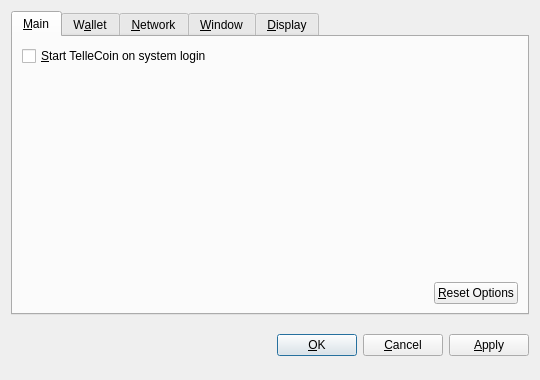
<?xml version="1.0" encoding="UTF-8"?>
<ui version="4.0">
 <class>OptionsDialog</class>
 <widget class="QDialog" name="OptionsDialog">
  <property name="geometry">
   <rect>
    <x>0</x>
    <y>0</y>
    <width>540</width>
    <height>380</height>
   </rect>
  </property>
  <property name="windowTitle">
   <string>Options</string>
  </property>
  <property name="modal">
   <bool>true</bool>
  </property>
  <layout class="QVBoxLayout" name="verticalLayout">
   <item>
    <widget class="QTabWidget" name="tabWidget">
     <property name="tabPosition">
      <enum>QTabWidget::North</enum>
     </property>
     <property name="currentIndex">
      <number>0</number>
     </property>
     <widget class="QWidget" name="tabMain">
      <attribute name="title">
       <string>&amp;Main</string>
      </attribute>
      <layout class="QVBoxLayout" name="verticalLayout_Main">
       <item>
        <widget class="QCheckBox" name="bitcoinAtStartup">
         <property name="toolTip">
          <string>Automatically start TelleCoin after logging in to the system.</string>
         </property>
         <property name="text">
          <string>&amp;Start TelleCoin on system login</string>
         </property>
        </widget>
       </item>
       <item>
        <spacer name="verticalSpacer_Main">
         <property name="orientation">
          <enum>Qt::Vertical</enum>
         </property>
         <property name="sizeHint" stdset="0">
          <size>
           <width>20</width>
           <height>40</height>
          </size>
         </property>
        </spacer>
       </item>
       <item>
        <layout class="QHBoxLayout" name="horizontalLayout_2_Main">
         <item>
          <spacer name="horizontalSpacer_2_Main">
           <property name="orientation">
            <enum>Qt::Horizontal</enum>
           </property>
           <property name="sizeHint" stdset="0">
            <size>
             <width>40</width>
             <height>20</height>
            </size>
           </property>
          </spacer>
         </item>
         <item>
          <widget class="QPushButton" name="resetButton">
           <property name="toolTip">
            <string>Reset all client options to default.</string>
           </property>
           <property name="text">
            <string>&amp;Reset Options</string>
           </property>
           <property name="autoDefault">
            <bool>false</bool>
           </property>
          </widget>
         </item>
        </layout>
       </item>
      </layout>
     </widget>
     <widget class="QWidget" name="tabWallet">
      <attribute name="title">
       <string>W&amp;allet</string>
      </attribute>
      <layout class="QVBoxLayout" name="verticalLayout_Network">
       <item>
        <widget class="QLabel" name="transactionFeeInfoLabel">
         <property name="text">
          <string>Optional transaction fee per kB that helps make sure your transactions are processed quickly. Most transactions are 1 kB.</string>
         </property>
         <property name="textFormat">
          <enum>Qt::PlainText</enum>
         </property>
         <property name="wordWrap">
          <bool>true</bool>
         </property>
        </widget>
       </item>
       <item>
        <layout class="QHBoxLayout" name="horizontalLayout_1_Main">
         <item>
          <widget class="QLabel" name="transactionFeeLabel">
           <property name="text">
            <string>Pay transaction &amp;fee</string>
           </property>
           <property name="textFormat">
            <enum>Qt::PlainText</enum>
           </property>
           <property name="buddy">
            <cstring>transactionFee</cstring>
           </property>
          </widget>
         </item>
         <item>
          <widget class="BitcoinAmountField" name="transactionFee"/>
         </item>
         <item>
          <spacer name="horizontalSpacer_1_Main">
           <property name="orientation">
            <enum>Qt::Horizontal</enum>
           </property>
           <property name="sizeHint" stdset="0">
            <size>
             <width>40</width>
             <height>20</height>
            </size>
           </property>
          </spacer>
         </item>
        </layout>
       </item>
       <item>
        <widget class="QLabel" name="label">
         <property name="text">
          <string>If you disable the spending of unconfirmed change, the change from a transaction cannot be used until that transaction has at least one confirmation. This also affects how your balance is computed.</string>
         </property>
         <property name="wordWrap">
          <bool>true</bool>
         </property>
        </widget>
       </item>
       <item>
        <widget class="QCheckBox" name="spendZeroConfChange">
         <property name="text">
          <string>Spend unconfirmed change  (experts only)</string>
         </property>
        </widget>
       </item>
       <item>
        <spacer name="verticalSpacer">
         <property name="orientation">
          <enum>Qt::Vertical</enum>
         </property>
         <property name="sizeHint" stdset="0">
          <size>
           <width>20</width>
           <height>40</height>
          </size>
         </property>
        </spacer>
       </item>
      </layout>
     </widget>
     <widget class="QWidget" name="tabNetwork">
      <attribute name="title">
       <string>&amp;Network</string>
      </attribute>
      <layout class="QVBoxLayout" name="verticalLayout_Network">
       <item>
        <widget class="QCheckBox" name="mapPortUpnp">
         <property name="toolTip">
          <string>Automatically open the TelleCoin client port on the router. This only works when your router supports UPnP and it is enabled.</string>
         </property>
         <property name="text">
          <string>Map port using &amp;UPnP</string>
         </property>
        </widget>
       </item>
       <item>
        <widget class="QCheckBox" name="connectSocks">
         <property name="toolTip">
          <string>Connect to the TelleCoin network through a SOCKS proxy (e.g. when connecting through Tor).</string>
         </property>
         <property name="text">
          <string>&amp;Connect through SOCKS proxy:</string>
         </property>
        </widget>
       </item>
       <item>
        <layout class="QHBoxLayout" name="horizontalLayout_Network">
         <item>
          <widget class="QLabel" name="proxyIpLabel">
           <property name="text">
            <string>Proxy &amp;IP:</string>
           </property>
           <property name="textFormat">
            <enum>Qt::PlainText</enum>
           </property>
           <property name="buddy">
            <cstring>proxyIp</cstring>
           </property>
          </widget>
         </item>
         <item>
          <widget class="QValidatedLineEdit" name="proxyIp">
           <property name="maximumSize">
            <size>
             <width>140</width>
             <height>16777215</height>
            </size>
           </property>
           <property name="toolTip">
            <string>IP address of the proxy (e.g. 127.0.0.1)</string>
           </property>
          </widget>
         </item>
         <item>
          <widget class="QLabel" name="proxyPortLabel">
           <property name="text">
            <string>&amp;Port:</string>
           </property>
           <property name="textFormat">
            <enum>Qt::PlainText</enum>
           </property>
           <property name="buddy">
            <cstring>proxyPort</cstring>
           </property>
          </widget>
         </item>
         <item>
          <widget class="QLineEdit" name="proxyPort">
           <property name="maximumSize">
            <size>
             <width>55</width>
             <height>16777215</height>
            </size>
           </property>
           <property name="toolTip">
            <string>Port of the proxy (e.g. 9050)</string>
           </property>
          </widget>
         </item>
         <item>
          <widget class="QLabel" name="socksVersionLabel">
           <property name="text">
            <string>SOCKS &amp;Version:</string>
           </property>
           <property name="textFormat">
            <enum>Qt::PlainText</enum>
           </property>
           <property name="buddy">
            <cstring>socksVersion</cstring>
           </property>
          </widget>
         </item>
         <item>
          <widget class="QValueComboBox" name="socksVersion">
           <property name="toolTip">
            <string>SOCKS version of the proxy (e.g. 5)</string>
           </property>
          </widget>
         </item>
         <item>
          <spacer name="horizontalSpacer_Network">
           <property name="orientation">
            <enum>Qt::Horizontal</enum>
           </property>
           <property name="sizeHint" stdset="0">
            <size>
             <width>40</width>
             <height>20</height>
            </size>
           </property>
          </spacer>
         </item>
        </layout>
       </item>
       <item>
        <spacer name="verticalSpacer_Network">
         <property name="orientation">
          <enum>Qt::Vertical</enum>
         </property>
         <property name="sizeHint" stdset="0">
          <size>
           <width>20</width>
           <height>40</height>
          </size>
         </property>
        </spacer>
       </item>
      </layout>
     </widget>
     <widget class="QWidget" name="tabWindow">
      <attribute name="title">
       <string>&amp;Window</string>
      </attribute>
      <layout class="QVBoxLayout" name="verticalLayout_Window">
       <item>
        <widget class="QCheckBox" name="minimizeToTray">
         <property name="toolTip">
          <string>Show only a tray icon after minimizing the window.</string>
         </property>
         <property name="text">
          <string>&amp;Minimize to the tray instead of the taskbar</string>
         </property>
        </widget>
       </item>
       <item>
        <widget class="QCheckBox" name="minimizeOnClose">
         <property name="toolTip">
          <string>Minimize instead of exit the application when the window is closed. When this option is enabled, the application will be closed only after selecting Quit in the menu.</string>
         </property>
         <property name="text">
          <string>M&amp;inimize on close</string>
         </property>
        </widget>
       </item>
       <item>
        <spacer name="verticalSpacer_Window">
         <property name="orientation">
          <enum>Qt::Vertical</enum>
         </property>
         <property name="sizeHint" stdset="0">
          <size>
           <width>20</width>
           <height>40</height>
          </size>
         </property>
        </spacer>
       </item>
      </layout>
     </widget>
     <widget class="QWidget" name="tabDisplay">
      <attribute name="title">
       <string>&amp;Display</string>
      </attribute>
      <layout class="QVBoxLayout" name="verticalLayout_Display">
       <item>
        <layout class="QHBoxLayout" name="horizontalLayout_1_Display">
         <item>
          <widget class="QLabel" name="langLabel">
           <property name="text">
            <string>User Interface &amp;language:</string>
           </property>
           <property name="textFormat">
            <enum>Qt::PlainText</enum>
           </property>
           <property name="buddy">
            <cstring>lang</cstring>
           </property>
          </widget>
         </item>
         <item>
          <widget class="QValueComboBox" name="lang">
           <property name="toolTip">
            <string>The user interface language can be set here. This setting will take effect after restarting TelleCoin.</string>
           </property>
          </widget>
         </item>
        </layout>
       </item>
       <item>
        <layout class="QHBoxLayout" name="horizontalLayout_2_Display">
         <item>
          <widget class="QLabel" name="unitLabel">
           <property name="text">
            <string>&amp;Unit to show amounts in:</string>
           </property>
           <property name="textFormat">
            <enum>Qt::PlainText</enum>
           </property>
           <property name="buddy">
            <cstring>unit</cstring>
           </property>
          </widget>
         </item>
         <item>
          <widget class="QValueComboBox" name="unit">
           <property name="toolTip">
            <string>Choose the default subdivision unit to show in the interface and when sending coins.</string>
           </property>
          </widget>
         </item>
        </layout>
       </item>
       <item>
        <widget class="QCheckBox" name="displayAddresses">
         <property name="toolTip">
          <string>Whether to show TelleCoin addresses in the transaction list or not.</string>
         </property>
         <property name="text">
          <string>&amp;Display addresses in transaction list</string>
         </property>
        </widget>
       </item>
       <item>
        <widget class="QCheckBox" name="coinControlFeatures">
         <property name="toolTip">
          <string>Whether to show coin control features or not.</string>
         </property>
         <property name="text">
          <string>Display coin &amp;control features (experts only!)</string>
         </property>
        </widget>
       </item>
       <item>
        <spacer name="verticalSpacer_Display">
         <property name="orientation">
          <enum>Qt::Vertical</enum>
         </property>
         <property name="sizeHint" stdset="0">
          <size>
           <width>20</width>
           <height>40</height>
          </size>
         </property>
        </spacer>
       </item>
      </layout>
     </widget>
    </widget>
   </item>
   <item>
    <layout class="QHBoxLayout" name="horizontalLayout_Buttons">
     <item>
      <spacer name="horizontalSpacer_1">
       <property name="orientation">
        <enum>Qt::Horizontal</enum>
       </property>
       <property name="sizeHint" stdset="0">
        <size>
         <width>40</width>
         <height>48</height>
        </size>
       </property>
      </spacer>
     </item>
     <item>
      <widget class="QLabel" name="statusLabel">
       <property name="font">
        <font>
         <weight>75</weight>
         <bold>true</bold>
        </font>
       </property>
       <property name="text">
        <string/>
       </property>
       <property name="textFormat">
        <enum>Qt::PlainText</enum>
       </property>
       <property name="wordWrap">
        <bool>true</bool>
       </property>
      </widget>
     </item>
     <item>
      <spacer name="horizontalSpacer_2">
       <property name="orientation">
        <enum>Qt::Horizontal</enum>
       </property>
       <property name="sizeHint" stdset="0">
        <size>
         <width>40</width>
         <height>48</height>
        </size>
       </property>
      </spacer>
     </item>
     <item>
      <widget class="QPushButton" name="okButton">
       <property name="text">
        <string>&amp;OK</string>
       </property>
      </widget>
     </item>
     <item>
      <widget class="QPushButton" name="cancelButton">
       <property name="text">
        <string>&amp;Cancel</string>
       </property>
       <property name="autoDefault">
        <bool>false</bool>
       </property>
      </widget>
     </item>
     <item>
      <widget class="QPushButton" name="applyButton">
       <property name="text">
        <string>&amp;Apply</string>
       </property>
       <property name="autoDefault">
        <bool>false</bool>
       </property>
      </widget>
     </item>
    </layout>
   </item>
  </layout>
 </widget>
 <customwidgets>
  <customwidget>
   <class>BitcoinAmountField</class>
   <extends>QSpinBox</extends>
   <header>bitcoinamountfield.h</header>
  </customwidget>
  <customwidget>
   <class>QValueComboBox</class>
   <extends>QComboBox</extends>
   <header>qvaluecombobox.h</header>
  </customwidget>
  <customwidget>
   <class>QValidatedLineEdit</class>
   <extends>QLineEdit</extends>
   <header>qvalidatedlineedit.h</header>
  </customwidget>
 </customwidgets>
 <resources/>
 <connections/>
</ui>
